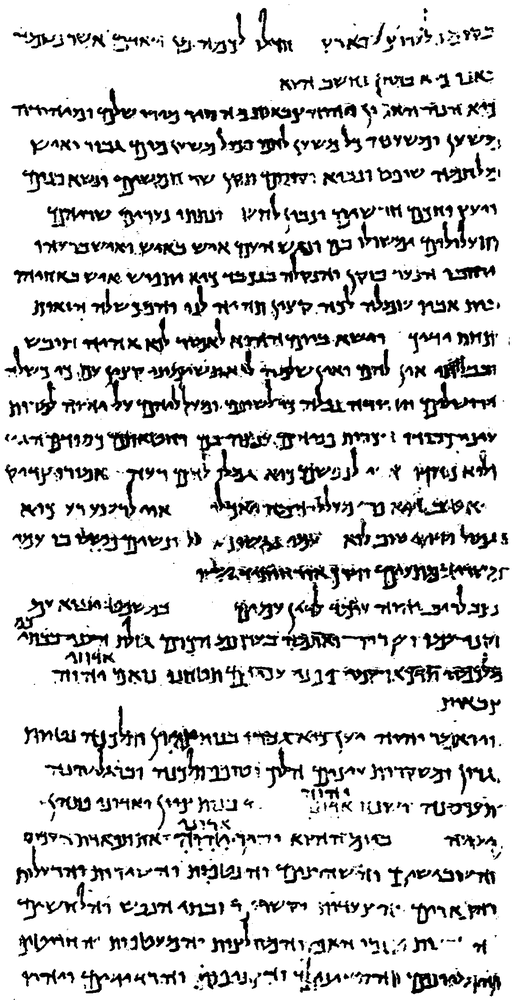
#> input picture test2/1QIsaa_col03_cleaned.png, 514 x 1000 px, shrunk from 1158 x 2252 before the run
$ python sth.py test2/1QIsaa_col03_cleaned.png test2/1QIsaa_col03_cleaned.png
#> lines starting #> are read from the running program, lines starting #| are printed output that depends on the picture; after the words box and inside, x2 and y2 are one past the last pixel; in counts of white or black regions, pixels touching at a corner belong together
"""
author : Peb Ruswono Aryan

metric for evaluating binarization algorithms
implemented :

 * F-Measure
 * pseudo F-Measure (as in H-DIBCO 2010 & 2012)
 * Peak Signal to Noise Ratio (PSNR)
 * Negative Rate Measure (NRM)
 * Misclassification Penaltiy Measure (MPM)
 * Distance Reciprocal Distortion (DRD)

usage:
	python metric.py test-image.png ground-truth-image.png
"""
import numpy as np
import cv2
# uses https://gist.github.com/pebbie/c2cec958c248339c8537e0b4b90322da for skeletonization
#from bwmorph_thin import bwmorph_thin as bwmorph
from skimage.morphology import thin
import os.path as path
import sys

def drd_fn(im, im_gt):
	height, width = im.shape
	neg = np.zeros(im.shape)
	neg[im_gt!=im] = 1
	y, x = np.unravel_index(np.flatnonzero(neg), im.shape)

	n = 2
	m = n*2+1
	W = np.zeros((m,m), dtype=np.uint8)
	W[n,n] = 1.
	W = cv2.distanceTransform(1-W, cv2.DIST_L2, cv2.DIST_MASK_PRECISE)
	W[n,n] = 1.
	W = 1./W
	W[n,n] = 0.
	W /= W.sum()

	nubn = 0.
	block_size = 8
	for y1 in range(0, height, block_size):
		for x1 in range(0, width, block_size):
			y2 = min(y1+block_size-1,height-1)
			x2 = min(x1+block_size-1,width-1)
			block_dim = (x2-x1+1)*(y1-y1+1)
			block = 1-im_gt[y1:y2, x1:x2]
			block_sum = np.sum(block)
			if block_sum>0 and block_sum<block_dim:
				nubn += 1

	drd_sum= 0.
	tmp = np.zeros(W.shape)
	for i in range(min(1,len(y))):
		tmp[:,:] = 0

		x1 = max(0, x[i]-n)
		y1 = max(0, y[i]-n)
		x2 = min(width-1, x[i]+n)
		y2 = min(height-1, y[i]+n)

		yy1 = y1-y[i]+n
		yy2 = y2-y[i]+n
		xx1 = x1-x[i]+n
		xx2 = x2-x[i]+n

		tmp[yy1:yy2+1,xx1:xx2+1] = np.abs(im[y[i],x[i]]-im_gt[y1:y2+1,x1:x2+1])
		tmp *= W

		drd_sum += np.sum(tmp)
	return drd_sum/nubn

if __name__=="__main__":
	if len(sys.argv)<3:
		print(sys.argv[0],"input-image ground-truth-image")
		sys.exit(1)
	if not (path.exists(sys.argv[1]) and path.exists(sys.argv[2])):
		print("file not found")
		sys.exit(1)
	im = cv2.imread(sys.argv[1],0)
#> im is the input picture: shape (1000, 514); min 0, max 255, mean 213.5
	im_gt = cv2.imread(sys.argv[2], 0)

	height, width = im.shape
#> height = 1000; width = 514
	npixel = height*width
#> npixel = 514000

	im[im>0] = 1
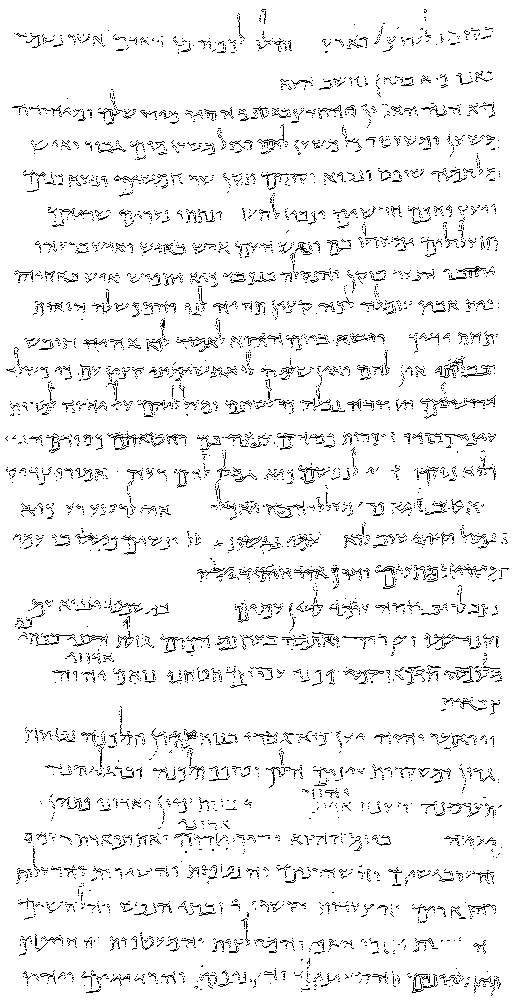
#> im: shape (1000, 514); values 0 (black) and 1 (white), 94.2% white; black in thin lines or dots
	gt_mask = im_gt==0
#> gt_mask: shape (1000, 514) bool; 5.8% white in thin lines or dots
	im_gt[im_gt>0] = 1

	sk = thin(1-im_gt)
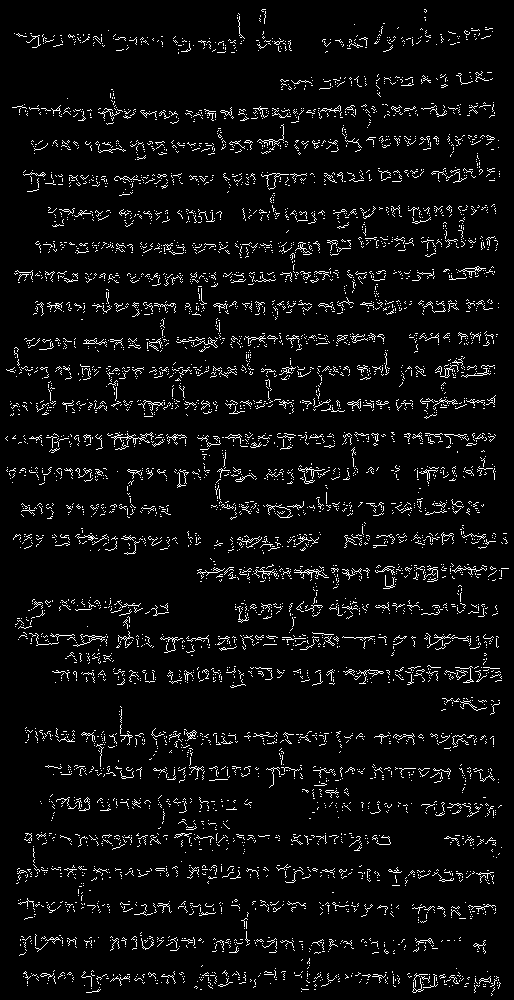
#> sk: shape (1000, 514) bool; 5.2% white in thin lines or dots
	im_sk = np.ones(im_gt.shape)
	im_sk[sk] = 0

	kernel = np.ones((3,3), dtype=np.uint8)
	im_dil = cv2.erode(im_gt, kernel)
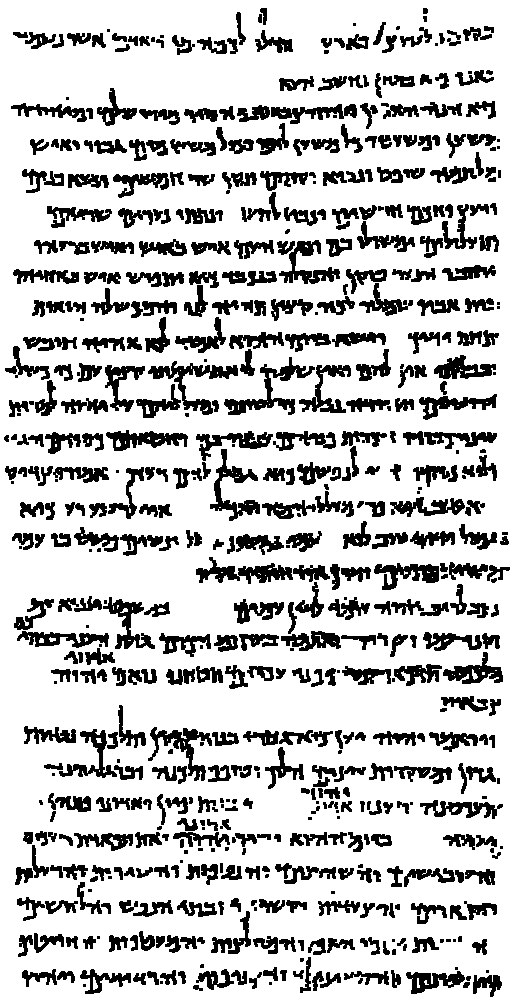
#> im_dil: shape (1000, 514); values 0 (black) and 1 (white), 78.1% white; 600 black regions (96 under 20 px), largest, box (x1, y1, x2, y2) and area: (224, 357, 315, 415) 1291, (148, 361, 238, 415) 1251, (196, 557, 293, 584) 1120
	im_gtb = im_gt-im_dil
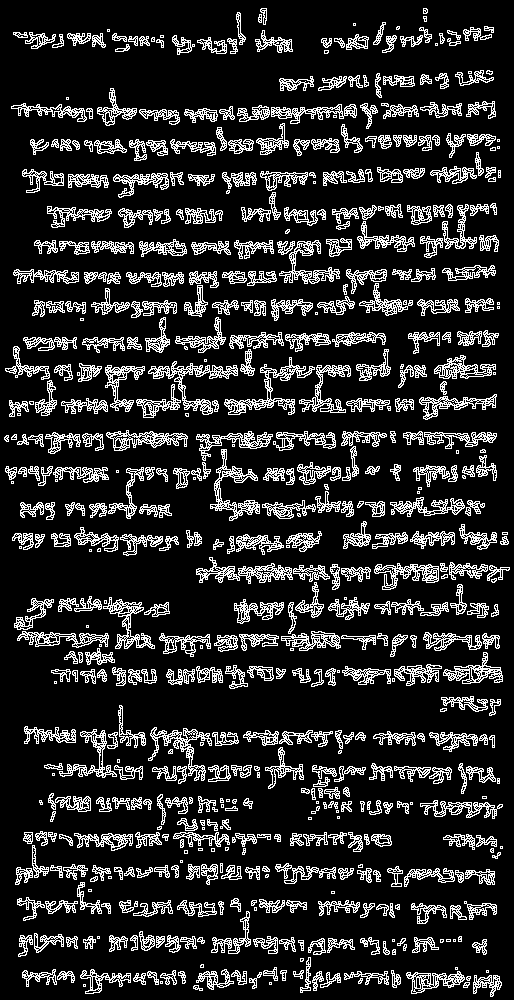
#> im_gtb: shape (1000, 514); values 0 (black) and 1 (white), 16.1% white in thin lines or dots
	im_gtbd = cv2.distanceTransform(1-im_gtb, cv2.DIST_L2, 3)
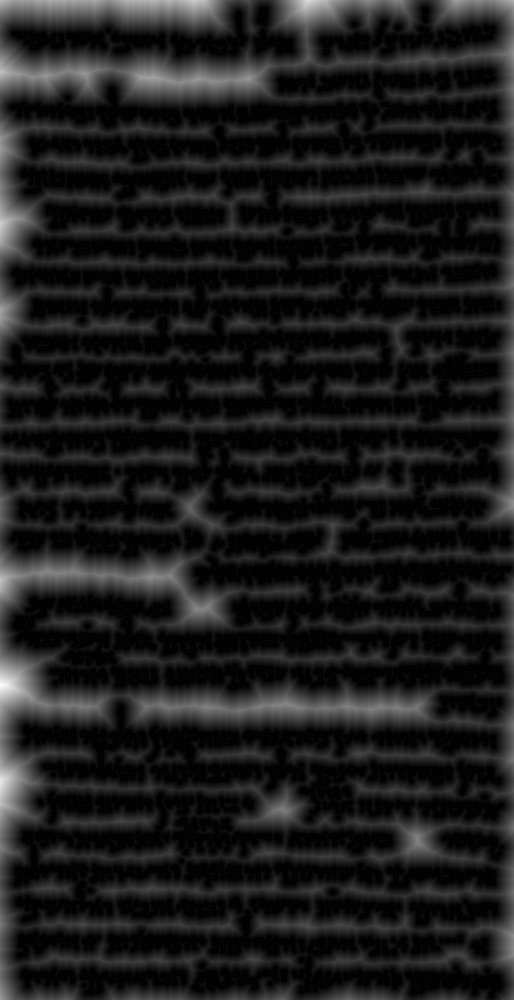
#> im_gtbd: shape (1000, 514) float32; min 0, max 49.51, mean 5.5; drawn with min black and max white

	nd = im_gtbd.sum()
#> nd = 2808489

	ptp = np.zeros(im_gt.shape)
	ptp[(im==0) & (im_sk==0)] = 1
	numptp = ptp.sum()

	tp = np.zeros(im_gt.shape)
	tp[(im==0) & (im_gt==0)] = 1
	numtp = tp.sum()

	tn = np.zeros(im_gt.shape)
	tn[(im==1) & (im_gt==1)] = 1
	numtn = tn.sum()

	fp = np.zeros(im_gt.shape)
	fp[(im==0) & (im_gt==1)] = 1
	numfp = fp.sum()

	fn = np.zeros(im_gt.shape)
	fn[(im==1) & (im_gt==0)] = 1
	numfn = fn.sum()

	precision = numtp / (numtp + numfp)
	recall = numtp / (numtp + numfn)
	precall = numptp / np.sum(1-im_sk)
	fmeasure = (2*recall*precision)/(recall+precision)
	pfmeasure = (2*precall*precision)/(precall+precision)

	mse = (numfp+numfn)/npixel
#> mse = 0
	psnr = 10.*np.log10(1./mse)
#> psnr = inf

	nrfn = numfn / (numfn + numtp)
	nrfp = numfp / (numfp + numtn)
	nrm = (nrfn + nrfp)/2

	im_dn = im_gtbd.copy()
	im_dn[fn==0] = 0
#> im_dn: shape (1000, 514) float32; every value is 0
	dn = np.sum(im_dn)
#> dn = 0
	mpfn = dn / nd
#> mpfn = 0

	im_dp = im_gtbd.copy()
	im_dp[fp==0] = 0;
	dp = np.sum(im_dp)
#> dp = 0
	mpfp = dp / nd
#> mpfp = 0

	mpm = (mpfp + mpfn) / 2
#> mpm = 0
	drd = drd_fn(im, im_gt)
#> in drd_fn, `y, x = np.unravel_index(np.flatnonzero(neg), im.shape)`: neg: shape (1000, 514) float64; every value is 0
#> after the loop in drd_fn, `for y1 in range(0, height, block_size):`: nubn = 2148
#> after the loop in drd_fn, `for i in range(min(1,len(y))):`: drd_sum = 0; tmp = [[0, 0, 0, 0, 0], [0, 0, 0, 0, 0], [0, 0, 0, 0, 0], [0, 0, 0, 0, 0], [0, 0, 0, 0, 0]]
#> drd = 0

	print("F-measure\t: {0}\npF-measure\t: {1}\nPSNR\t\t: {2}\nNRM\t\t: {3}\nMPM\t\t: {4}\nDRD\t\t: {5}".format(fmeasure, pfmeasure, psnr, nrm, mpm, drd))
#| F-measure	: 1.0
#| pF-measure	: 1.0
#| PSNR		: inf
#| NRM		: 0.0
#| MPM		: 0.0
#| DRD		: 0.0
